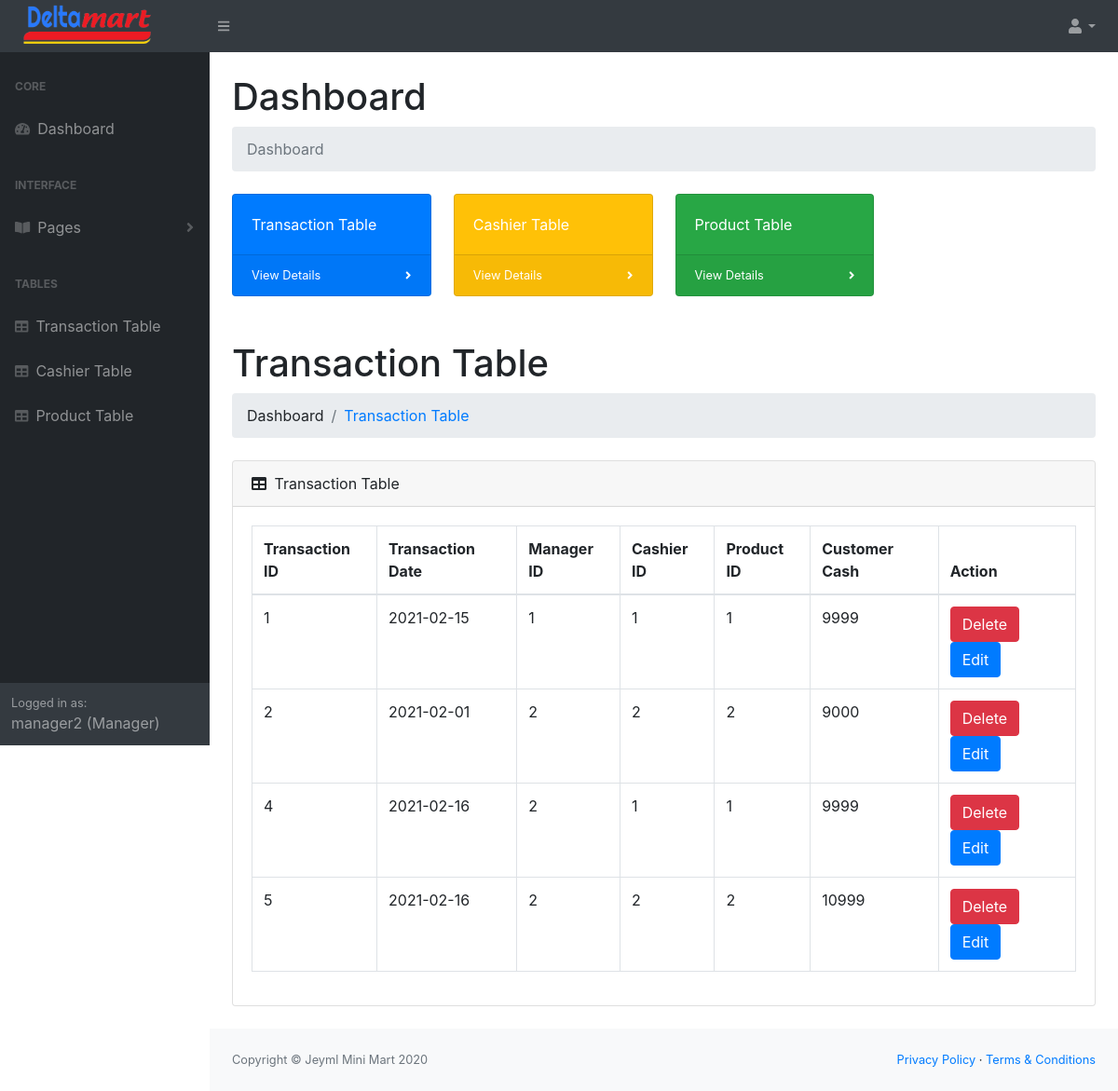
/manager/dashboard.php (signed in), run on the app's committed database.
### tables this page shows
CREATE TABLE `transactiontable` (
  `transactionID` int(11) NOT NULL,
  `transactionDate` date NOT NULL,
  `managerID` int(11) NOT NULL,
  `cashierID` int(11) NOT NULL,
  `productID` int(11) NOT NULL,
  `customerCash` float NOT NULL
);

### manager/dashboard.php (the view, shortened to what this page needs)
<?php
    require_once("dbconnection.php");
    $statement = $connect->prepare('SELECT * FROM transactiontable');
    $statement->execute();
?>
<!DOCTYPE html>
<html lang="en">
    <head>
        <link href="css/styles.css" rel="stylesheet" />
        <link href="https://cdn.datatables.net/1.10.20/css/dataTables.bootstrap4.min.css" rel="stylesheet" />
    </head>
    <body class="sb-nav-fixed">
        <nav class="sb-topnav navbar navbar-expand navbar-dark bg-dark">
            <a class="navbar-brand" href="dashboard.php"><img src="../img/logo.png" height="50px" width="155px"></a>
            <button class="btn btn-link btn-sm order-1 order-lg-0" id="sidebarToggle" href="#layoutSidenav_nav"><i class="fas fa-bars"></i></button>
            <ul class="navbar-nav ml-auto ml-md-0">
                <li class="nav-item dropdown">
                    <a class="nav-link dropdown-toggle" id="userDropdown" href="#" role="button" data-toggle="dropdown" aria-haspopup="true" aria-expanded="false"><i class="fas fa-user fa-fw"></i></a>
                </li>
            </ul>
        </nav>
        <div id="layoutSidenav">
            <div id="layoutSidenav_nav">
                <nav class="sb-sidenav accordion sb-sidenav-dark" id="sidenavAccordion">
                    <div class="sb-sidenav-menu">
                        <div class="nav">
                            <div class="sb-sidenav-menu-heading">Core</div>
                            <a class="nav-link" href="dashboard.php">
                                <div class="sb-nav-link-icon"><i class="fas fa-tachometer-alt"></i></div>
                                Dashboard
                            </a>
                            <div class="sb-sidenav-menu-heading">Interface</div>
                            <a class="nav-link collapsed" href="#" data-toggle="collapse" data-target="#collapsePages" aria-expanded="false" aria-controls="collapsePages">
                                <div class="sb-nav-link-icon"><i class="fas fa-book-open"></i></div>
                                Pages
                                <div class="sb-sidenav-collapse-arrow"><i class="fas fa-angle-down"></i></div>
                            </a>
                            <div class="sb-sidenav-menu-heading">Tables</div>
                            <a class="nav-link" href="transactionTable.php">
                                <div class="sb-nav-link-icon"><i class="fas fa-table"></i></div>
                                Transaction Table
                            </a>
                            <a class="nav-link" href="cashierTable.php">
                                <div class="sb-nav-link-icon"><i class="fas fa-table"></i></div>
                                Cashier Table
                            </a>
                            <a class="nav-link" href="productTable.php">
                                <div class="sb-nav-link-icon"><i class="fas fa-table"></i></div>
                                Product Table
                            </a>
                        </div>
                    </div>
                    <div class="sb-sidenav-footer">
                        <div class="small">Logged in as:</div>
                        <?php echo $_SESSION["managerUsername"]; ?> (Manager)
                    </div>
                </nav>
            </div>
            <div id="layoutSidenav_content">
                <main>
                    <div class="container-fluid">
                        <h1 class="mt-4">Dashboard</h1>
                        <ol class="breadcrumb mb-4">
                            <li class="breadcrumb-item active">Dashboard</li>
                        </ol>
                        <div class="row">
                            <div class="col-xl-3 col-md-6">
                                <div class="card bg-primary text-white mb-4">
                                    <div class="card-body">Transaction Table</div>
                                    <div class="card-footer d-flex align-items-center justify-content-between">
                                        <a class="small text-white stretched-link" href="transactionTable.php">View Details</a>
                                        <div class="small text-white"><i class="fas fa-angle-right"></i></div>
                                    </div>
                                </div>
                            </div>
                            <div class="col-xl-3 col-md-6">
                                <div class="card bg-warning text-white mb-4">
                                    <div class="card-body">Cashier Table</div>
                                    <div class="card-footer d-flex align-items-center justify-content-between">
                                        <a class="small text-white stretched-link" href="cashierTable.php">View Details</a>
                                        <div class="small text-white"><i class="fas fa-angle-right"></i></div>
                                    </div>
                                </div>
                            </div>
                            <div class="col-xl-3 col-md-6">
                                <div class="card bg-success text-white mb-4">
                                    <div class="card-body">Product Table</div>
                                    <div class="card-footer d-flex align-items-center justify-content-between">
                                        <a class="small text-white stretched-link" href="productTable.php">View Details</a>
                                        <div class="small text-white"><i class="fas fa-angle-right"></i></div>
                                    </div>
                                </div>
                            </div>
                        </div>
                    </div>
                    <div class="container-fluid">
                        <h1 class="mt-4">Transaction Table</h1>
                        <ol class="breadcrumb mb-4">
                            <li class="breadcrumb-item">Dashboard</li>
                            <li class="breadcrumb-item active"><a href="transactionTable.php">Transaction Table</a></li>
                        </ol>
                        <div class="card mb-4">
                            <div class="card-header">
                                <i class="fas fa-table mr-1"></i>
                                Transaction Table
                            </div>
                            <div class="card-body">
                                <div class="table-responsive">
                                    <table class="table table-bordered" id="dataTable" width="100%" cellspacing="0">
                                        <thead>
                                            <tr>
                                                <th>Transaction ID</th>
                                                <th>Transaction Date</th>
                                                <th>Manager ID</th>
                                                <th>Cashier ID</th>
                                                <th>Product ID</th>
                                                <th>Customer Cash</th>
                                                <th>Action</th>
                                            </tr>
                                        </thead>
                                        <tbody>
                                            <?php while ($transactiontable=$statement->fetch(PDO::FETCH_OBJ)){?>
                                            <tr>
                                                <td><?php echo $transactiontable->transactionID; ?></td>
                                                <td><?php echo $transactiontable->transactionDate; ?></td>
                                                <td><?php echo $transactiontable->managerID; ?></td>
                                                <td><?php echo $transactiontable->cashierID; ?></td>
                                                <td><?php echo $transactiontable->productID; ?></td>
                                                <td><?php echo $transactiontable->customerCash; ?></td>
                                                <td>
                                                    <a onclick="return confirm('Are you sure you want to delete this ID?')" class="btn btn-danger" href="transactionDelete.php?transactionID=<?php echo $transactiontable->transactionID ?>">Delete</a>
                                                    <a class="btn btn-primary" href="transactionEdit.php?transactionID=<?php echo $transactiontable->transactionID ?>">Edit</a>
                                                </td>
                                            </tr>
                                            <?php }?>
                                        </tbody>
                                    </table>
                                </div>
                            </div>
                        </div>
                    </div>
                </main>
                <footer class="py-4 bg-light mt-auto">
                    <div class="container-fluid">
                        <div class="d-flex align-items-center justify-content-between small">
                            <div class="text-muted">Copyright &copy; Jeyml Mini Mart 2020</div>
                            <div>
                                <a href="#">Privacy Policy</a>
                                &middot;
                                <a href="#">Terms &amp; Conditions</a>
                            </div>
                        </div>
                    </div>
                </footer>
            </div>
        </div>
    </body>
</html>

### data on the page
transactiontable: transactionID "1", transactionDate "2021-02-15", managerID "1", cashierID "1", productID "1", customerCash "9999"
transactiontable: transactionID "2", transactionDate "2021-02-01", managerID "2", cashierID "2", productID "2", customerCash "9000"
transactiontable: transactionID "4", transactionDate "2021-02-16", managerID "2", cashierID "1", productID "1", customerCash "9999"
transactiontable: transactionID "5", transactionDate "2021-02-16", managerID "2", cashierID "2", productID "2", customerCash "10999"

### other printed values
$_SESSION["managerUsername"] "manager2"
